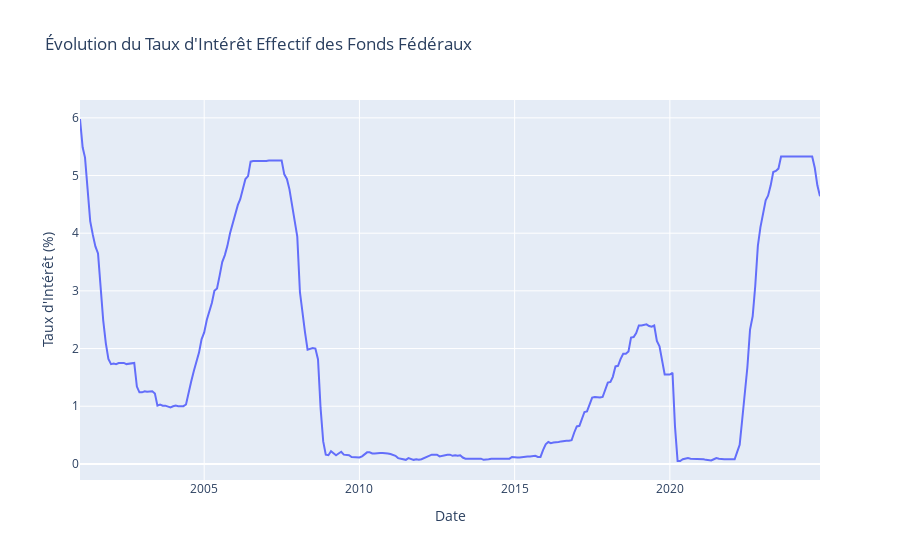
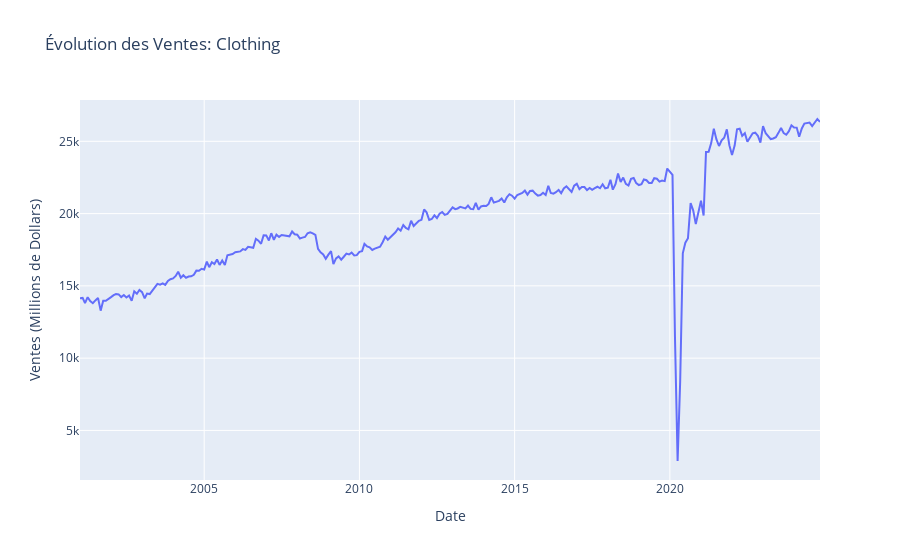
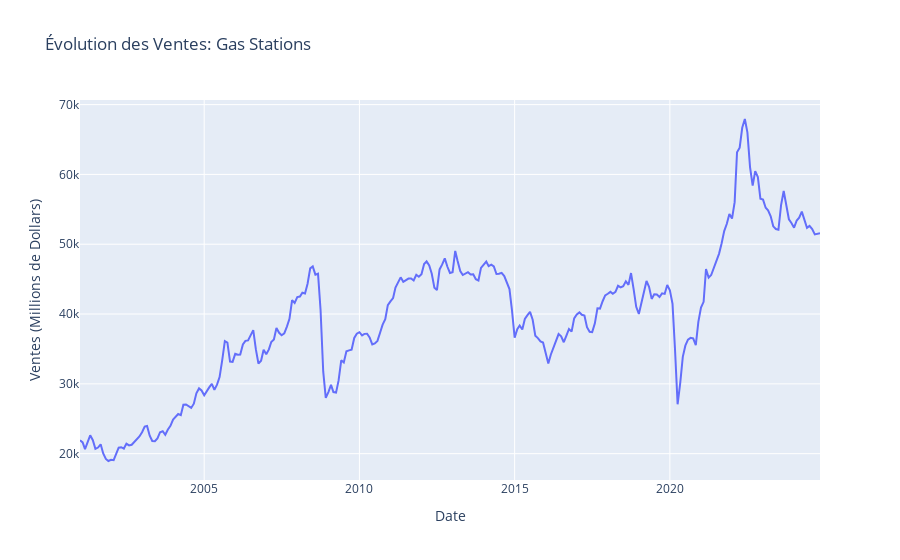
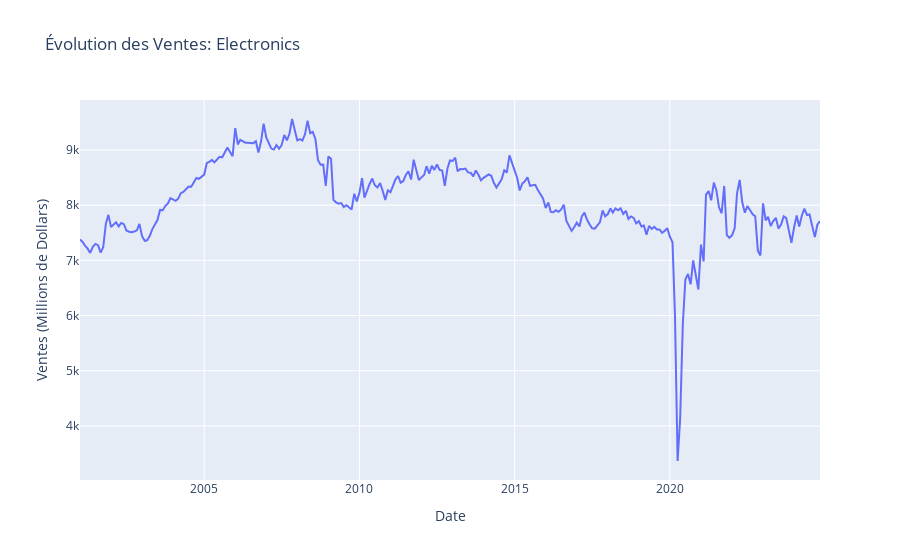

These figures' notebook cell, in order:
### Markdown cell above
## 4. Analyse Exploratoire des Données (EDA)
Ici, nous visualiserons les données pour comprendre les tendances, les saisonnalités et les corrélations potentielles.

### Code cell
# Assurez-vous que df_analysis est bien défini et nettoyé après l'exécution de la section 3.
# Si ce n'est pas le cas, ré-exécutez la cellule de prétraitement.
print("Vérification de df_analysis pour l'EDA:\n")
if 'df_analysis' in locals():
    print(df_analysis.head())
    print(df_analysis.info())
    print(f"Période de df_analysis: {df_analysis.index.min()} à {df_analysis.index.max()}")
    print(f"Nombre de NaNs dans df_analysis:\n{df_analysis.isnull().sum().sum()}")
else:
    print("df_analysis n'est pas défini. Veuillez exécuter la section de prétraitement des données.")

# 1. Visualisation du Taux d'Intérêt
print("\n--- Visualisation du Taux d'Intérêt ---")
fig_interest_rate = px.line(df_analysis, x=df_analysis.index, y='interest_rate', title='Évolution du Taux d\'Intérêt Effectif des Fonds Fédéraux')
fig_interest_rate.update_layout(xaxis_title='Date', yaxis_title='Taux d\'Intérêt (%)')
fig_interest_rate.show()

# 2. Visualisation des Ventes au Détail (chaque catégorie)
print("\n--- Visualisation des Ventes au Détail (par catégorie) ---")
sales_columns = [col for col in df_analysis.columns if 'sales_' in col]

for sales_col in sales_columns:
    fig_sales = px.line(df_analysis, x=df_analysis.index, y=sales_col, title=f'Évolution des Ventes: {sales_col.replace("sales_", "").replace("_", " ").title()}')
    fig_sales.update_layout(xaxis_title='Date', yaxis_title='Ventes (Millions de Dollars)')
    fig_sales.show()

# 3. Superposition Taux d'Intérêt et Ventes
print("\n--- Superposition Taux d'Intérêt et Ventes (par catégorie) ---")
for sales_col in sales_columns:
    fig_overlay = make_subplots(specs=[[{"secondary_y": True}]])
    
    # Ajouter la série des ventes
    fig_overlay.add_trace(
        go.Scatter(x=df_analysis.index, y=df_analysis[sales_col], name=f'Ventes: {sales_col.replace("sales_", "").title()}'),
        secondary_y=False,
    )
    
    # Ajouter la série des taux d'intérêt
    fig_overlay.add_trace(
        go.Scatter(x=df_analysis.index, y=df_analysis['interest_rate'], name='Taux d\'Intérêt', line=dict(dash='dot')),
        secondary_y=True,
    )
    
    # Titres et légendes
    fig_overlay.update_layout(
        title_text=f'Ventes ({sales_col.replace("sales_", "").title()}) vs. Taux d\'Intérêt'
    )
    fig_overlay.update_xaxes(title_text='Date')
    fig_overlay.update_yaxes(title_text=f'<b>Ventes: {sales_col.replace("sales_", "").title()}</b> (Millions de Dollars)', secondary_y=False)
    fig_overlay.update_yaxes(title_text='<b>Taux d\'Intérêt</b> (%)', secondary_y=True)
    
    fig_overlay.show()

# 4. Matrice de Corrélation
print("\n--- Matrice de Corrélation ---")
correlation_matrix = df_analysis.corr()

fig_corr = px.imshow(correlation_matrix, 
                     text_auto=True, 
                     aspect="auto",
                     color_continuous_scale='RdBu_r', # Rouge-Bleu inversé
                     title='Matrice de Corrélation des Variables d\'Analyse')
fig_corr.show()

print("\nMatrice de Corrélation (valeurs numériques) :")
print(correlation_matrix)

### Figure 1 — Plotly figure (JSON) as saved in the notebook; plotly's stock layout.template omitted (floating-point values rounded to 4 significant figures; data arrays with more than 128 entries replaced by an {"elided": "..."} marker saying what was removed)
{"data": [{"hovertemplate": "DATE=%{x}<br>interest_rate=%{y}<extra></extra>", "legendgroup": "", "line": {"color": "#636efa", "dash": "solid"}, "marker": {"symbol": "circle"}, "mode": "lines", "name": "", "orientation": "v", "showlegend": false, "type": "scatter", "x": {"elided": "287 str values"}, "xaxis": "x", "y": {"elided": "287 float values"}, "yaxis": "y"}], "layout": {"legend": {"tracegroupgap": 0}, "title": {"text": "Évolution du Taux d'Intérêt Effectif des Fonds Fédéraux"}, "xaxis": {"anchor": "y", "domain": [0, 1], "title": {"text": "Date"}}, "yaxis": {"anchor": "x", "domain": [0, 1], "title": {"text": "Taux d'Intérêt (%)"}}}}

### Figure 2 — Plotly figure (JSON) as saved in the notebook; plotly's stock layout.template omitted (floating-point values rounded to 4 significant figures; data arrays with more than 128 entries replaced by an {"elided": "..."} marker saying what was removed)
{"data": [{"hovertemplate": "DATE=%{x}<br>sales_clothing=%{y}<extra></extra>", "legendgroup": "", "line": {"color": "#636efa", "dash": "solid"}, "marker": {"symbol": "circle"}, "mode": "lines", "name": "", "orientation": "v", "showlegend": false, "type": "scatter", "x": {"elided": "287 str values"}, "xaxis": "x", "y": {"elided": "287 float values"}, "yaxis": "y"}], "layout": {"legend": {"tracegroupgap": 0}, "title": {"text": "Évolution des Ventes: Clothing"}, "xaxis": {"anchor": "y", "domain": [0, 1], "title": {"text": "Date"}}, "yaxis": {"anchor": "x", "domain": [0, 1], "title": {"text": "Ventes (Millions de Dollars)"}}}}

### Figure 3 — Plotly figure (JSON) as saved in the notebook; plotly's stock layout.template omitted (floating-point values rounded to 4 significant figures; data arrays with more than 128 entries replaced by an {"elided": "..."} marker saying what was removed)
{"data": [{"hovertemplate": "DATE=%{x}<br>sales_gas_stations=%{y}<extra></extra>", "legendgroup": "", "line": {"color": "#636efa", "dash": "solid"}, "marker": {"symbol": "circle"}, "mode": "lines", "name": "", "orientation": "v", "showlegend": false, "type": "scatter", "x": {"elided": "287 str values"}, "xaxis": "x", "y": {"elided": "287 float values"}, "yaxis": "y"}], "layout": {"legend": {"tracegroupgap": 0}, "title": {"text": "Évolution des Ventes: Gas Stations"}, "xaxis": {"anchor": "y", "domain": [0, 1], "title": {"text": "Date"}}, "yaxis": {"anchor": "x", "domain": [0, 1], "title": {"text": "Ventes (Millions de Dollars)"}}}}

### Figure 4 — Plotly figure (JSON) as saved in the notebook; plotly's stock layout.template omitted (floating-point values rounded to 4 significant figures; data arrays with more than 128 entries replaced by an {"elided": "..."} marker saying what was removed)
{"data": [{"hovertemplate": "DATE=%{x}<br>sales_electronics=%{y}<extra></extra>", "legendgroup": "", "line": {"color": "#636efa", "dash": "solid"}, "marker": {"symbol": "circle"}, "mode": "lines", "name": "", "orientation": "v", "showlegend": false, "type": "scatter", "x": {"elided": "287 str values"}, "xaxis": "x", "y": {"elided": "287 float values"}, "yaxis": "y"}], "layout": {"legend": {"tracegroupgap": 0}, "title": {"text": "Évolution des Ventes: Electronics"}, "xaxis": {"anchor": "y", "domain": [0, 1], "title": {"text": "Date"}}, "yaxis": {"anchor": "x", "domain": [0, 1], "title": {"text": "Ventes (Millions de Dollars)"}}}}
